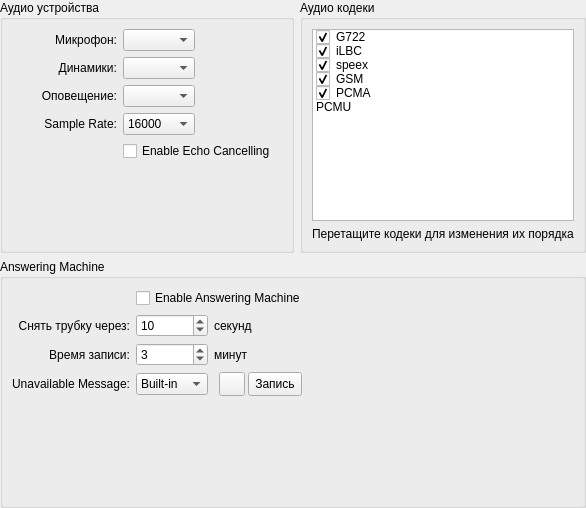
      <widget class="QWidget" name="audio_page">
       <layout class="QGridLayout" name="audio_layout">
        <property name="margin">
         <number>0</number>
        </property>
        <item row="0" column="0">
         <widget class="QGroupBox" name="audio_devices_group_box">
          <property name="title">
           <string>Аудио устройства</string>
          </property>
          <layout class="QGridLayout" name="audio_devices_layout">
           <item row="0" column="0">
            <widget class="QLabel" name="audio_input_device_label">
             <property name="minimumSize">
              <size>
               <width>105</width>
               <height>0</height>
              </size>
             </property>
             <property name="text">
              <string>Микрофон:</string>
             </property>
             <property name="alignment">
              <set>Qt::AlignRight|Qt::AlignTrailing|Qt::AlignVCenter</set>
             </property>
            </widget>
           </item>
           <item row="0" column="1">
            <widget class="QComboBox" name="audio_input_device_button"/>
           </item>
           <item row="1" column="0">
            <widget class="QLabel" name="audio_output_device_label">
             <property name="text">
              <string>Динамики:</string>
             </property>
             <property name="alignment">
              <set>Qt::AlignRight|Qt::AlignTrailing|Qt::AlignVCenter</set>
             </property>
            </widget>
           </item>
           <item row="1" column="1">
            <widget class="QComboBox" name="audio_output_device_button"/>
           </item>
           <item row="2" column="0">
            <widget class="QLabel" name="audio_alert_device_label">
             <property name="text">
              <string>Оповещение:</string>
             </property>
             <property name="alignment">
              <set>Qt::AlignRight|Qt::AlignTrailing|Qt::AlignVCenter</set>
             </property>
            </widget>
           </item>
           <item row="2" column="1">
            <widget class="QComboBox" name="audio_alert_device_button"/>
           </item>
           <item row="3" column="0">
            <widget class="QLabel" name="audio_sample_rate_label">
             <property name="text">
              <string>Sample Rate:</string>
             </property>
             <property name="alignment">
              <set>Qt::AlignRight|Qt::AlignTrailing|Qt::AlignVCenter</set>
             </property>
            </widget>
           </item>
           <item row="3" column="1">
            <widget class="QComboBox" name="audio_sample_rate_button">
             <item>
              <property name="text">
               <string>16000</string>
              </property>
             </item>
             <item>
              <property name="text">
               <string>32000</string>
              </property>
             </item>
             <item>
              <property name="text">
               <string>44100</string>
              </property>
             </item>
             <item>
              <property name="text">
               <string>48000</string>
              </property>
             </item>
            </widget>
           </item>
           <item row="4" column="1" colspan="2">
            <widget class="QCheckBox" name="enable_echo_cancelling_button">
             <property name="text">
              <string>Enable Echo Cancelling</string>
             </property>
            </widget>
           </item>
           <item row="5" column="0" colspan="4">
            <spacer name="audio_spacer_2">
             <property name="orientation">
              <enum>Qt::Vertical</enum>
             </property>
             <property name="sizeType">
              <enum>QSizePolicy::Expanding</enum>
             </property>
             <property name="sizeHint" stdset="0">
              <size>
               <width>20</width>
               <height>20</height>
              </size>
             </property>
            </spacer>
           </item>
           <item row="0" column="2">
            <spacer name="audio_spacer_1">
             <property name="orientation">
              <enum>Qt::Horizontal</enum>
             </property>
             <property name="sizeHint" stdset="0">
              <size>
               <width>10</width>
               <height>22</height>
              </size>
             </property>
            </spacer>
           </item>
          </layout>
         </widget>
        </item>
        <item row="0" column="1">
         <widget class="QGroupBox" name="audio_codecs_group_box">
          <property name="title">
           <string>Аудио кодеки</string>
          </property>
          <layout class="QVBoxLayout" name="audio_codecs_layout">
           <item>
            <widget class="QListWidget" name="audio_codecs_list">
             <property name="sizePolicy">
              <sizepolicy hsizetype="Preferred" vsizetype="Expanding">
               <horstretch>0</horstretch>
               <verstretch>0</verstretch>
              </sizepolicy>
             </property>
             <property name="horizontalScrollBarPolicy">
              <enum>Qt::ScrollBarAlwaysOff</enum>
             </property>
             <property name="dragEnabled">
              <bool>true</bool>
             </property>
             <property name="dragDropMode">
              <enum>QAbstractItemView::InternalMove</enum>
             </property>
             <item>
              <property name="text">
               <string>G722</string>
              </property>
              <property name="checkState">
               <enum>Checked</enum>
              </property>
             </item>
             <item>
              <property name="text">
               <string>iLBC</string>
              </property>
              <property name="checkState">
               <enum>Checked</enum>
              </property>
             </item>
             <item>
              <property name="text">
               <string>speex</string>
              </property>
              <property name="checkState">
               <enum>Checked</enum>
              </property>
             </item>
             <item>
              <property name="text">
               <string>GSM</string>
              </property>
              <property name="checkState">
               <enum>Checked</enum>
              </property>
             </item>
             <item>
              <property name="text">
               <string>PCMA</string>
              </property>
              <property name="checkState">
               <enum>Checked</enum>
              </property>
             </item>
             <item>
              <property name="text">
               <string>PCMU</string>
              </property>
              <property name="checkState">
               <enum>Unchecked</enum>
              </property>
             </item>
            </widget>
           </item>
           <item>
            <widget class="QLabel" name="audio_codecs_note">
             <property name="text">
              <string>Перетащите кодеки для изменения их порядка</string>
             </property>
            </widget>
           </item>
          </layout>
         </widget>
        </item>
        <item row="1" column="0" colspan="2">
         <widget class="QGroupBox" name="answering_machine_group_box">
          <property name="title">
           <string>Answering Machine</string>
          </property>
          <layout class="QGridLayout" name="answering_machine_layout">
           <item row="0" column="1" colspan="3">
            <widget class="QCheckBox" name="enable_answering_machine_button">
             <property name="text">
              <string>Enable Answering Machine</string>
             </property>
            </widget>
           </item>
           <item row="1" column="0">
            <widget class="QLabel" name="answer_delay_label">
             <property name="text">
              <string>Снять трубку через:</string>
             </property>
             <property name="alignment">
              <set>Qt::AlignRight|Qt::AlignTrailing|Qt::AlignVCenter</set>
             </property>
            </widget>
           </item>
           <item row="1" column="1">
            <widget class="QSpinBox" name="answer_delay">
             <property name="specialValueText">
              <string>None</string>
             </property>
             <property name="maximum">
              <number>30</number>
             </property>
             <property name="value">
              <number>10</number>
             </property>
            </widget>
           </item>
           <item row="1" column="2">
            <widget class="QLabel" name="answer_delay_seconds_label">
             <property name="text">
              <string>секунд</string>
             </property>
            </widget>
           </item>
           <item row="1" column="3">
            <spacer name="answer_delay_spacer">
             <property name="orientation">
              <enum>Qt::Horizontal</enum>
             </property>
             <property name="sizeHint" stdset="0">
              <size>
               <width>40</width>
               <height>20</height>
              </size>
             </property>
            </spacer>
           </item>
           <item row="2" column="0">
            <widget class="QLabel" name="max_recording_label">
             <property name="text">
              <string>Время записи:</string>
             </property>
             <property name="alignment">
              <set>Qt::AlignRight|Qt::AlignTrailing|Qt::AlignVCenter</set>
             </property>
            </widget>
           </item>
           <item row="2" column="1">
            <widget class="QSpinBox" name="max_recording">
             <property name="minimum">
              <number>1</number>
             </property>
             <property name="maximum">
              <number>30</number>
             </property>
             <property name="value">
              <number>3</number>
             </property>
            </widget>
           </item>
           <item row="2" column="2">
            <widget class="QLabel" name="max_recording_minutes_label">
             <property name="text">
              <string>минут</string>
             </property>
            </widget>
           </item>
           <item row="3" column="0">
            <widget class="QLabel" name="unavailable_message_label">
             <property name="text">
              <string>Unavailable Message:</string>
             </property>
             <property name="alignment">
              <set>Qt::AlignRight|Qt::AlignTrailing|Qt::AlignVCenter</set>
             </property>
            </widget>
           </item>
           <item row="3" column="1">
            <widget class="QComboBox" name="unavailable_message_button">
             <item>
              <property name="text">
               <string>Built-in</string>
              </property>
             </item>
             <item>
              <property name="text">
               <string>Custom</string>
              </property>
             </item>
            </widget>
           </item>
           <item row="3" column="2">
            <widget class="QWidget" name="unavailable_message_buttons_widget" native="true">
             <layout class="QHBoxLayout" name="am_buttons_layout">
              <property name="spacing">
               <number>3</number>
              </property>
              <property name="leftMargin">
               <number>5</number>
              </property>
              <property name="topMargin">
               <number>0</number>
              </property>
              <property name="rightMargin">
               <number>0</number>
              </property>
              <property name="bottomMargin">
               <number>0</number>
              </property>
              <item>
               <widget class="QToolButton" name="unavailable_playback_button">
                <property name="minimumSize">
                 <size>
                  <width>26</width>
                  <height>24</height>
                 </size>
                </property>
                <property name="maximumSize">
                 <size>
                  <width>26</width>
                  <height>24</height>
                 </size>
                </property>
                <property name="text">
                 <string/>
                </property>
                <property name="icon">
                 <iconset>
                  <normaloff>icons/media-playback-start.svg</normaloff>icons/media-playback-start.svg</iconset>
                </property>
                <property name="iconSize">
                 <size>
                  <width>18</width>
                  <height>18</height>
                 </size>
                </property>
               </widget>
              </item>
              <item>
               <widget class="QToolButton" name="unavailable_record_button">
                <property name="minimumSize">
                 <size>
                  <width>0</width>
                  <height>24</height>
                 </size>
                </property>
                <property name="maximumSize">
                 <size>
                  <width>16777215</width>
                  <height>24</height>
                 </size>
                </property>
                <property name="text">
                 <string>Запись</string>
                </property>
                <property name="icon">
                 <iconset>
                  <normaloff>icons/media-record.svg</normaloff>icons/media-record.svg</iconset>
                </property>
                <property name="iconSize">
                 <size>
                  <width>18</width>
                  <height>18</height>
                 </size>
                </property>
                <property name="toolButtonStyle">
                 <enum>Qt::ToolButtonTextBesideIcon</enum>
                </property>
               </widget>
              </item>
             </layout>
            </widget>
           </item>
           <item row="4" column="0" colspan="4">
            <spacer name="answering_machine_spacer">
             <property name="orientation">
              <enum>Qt::Vertical</enum>
             </property>
             <property name="sizeHint" stdset="0">
              <size>
               <width>20</width>
               <height>100</height>
              </size>
             </property>
            </spacer>
           </item>
          </layout>
         </widget>
        </item>
       </layout>
      </widget>
